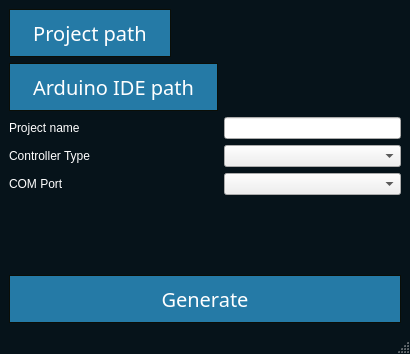
<?xml version="1.0" encoding="UTF-8"?>
<ui version="4.0">
 <class>MainWindow</class>
 <widget class="QMainWindow" name="MainWindow">
  <property name="geometry">
   <rect>
    <x>0</x>
    <y>0</y>
    <width>410</width>
    <height>354</height>
   </rect>
  </property>
  <property name="windowTitle">
   <string>MainWindow</string>
  </property>
  <property name="styleSheet">
   <string notr="true">QPushButton { 
box-shadow:inset 0px -3px 7px 0px #29bbff;
	background:linear-gradient(to bottom, #2dabf9 5%, #0688fa 100%);
	background-color:#257aa6;
	border-radius:0px;
	border:1px solid #0b0e07;
	display:inline-block;
	cursor:pointer;
	color:#ffffff;
	font-family:Arial Black;
	font-size:20px;
	padding:9px 23px;
	text-decoration:none;
	text-shadow:0px 1px 0px #263666;
}


QPushButton:hover {
	background-color:#257aa6;
}
QPushButton:active {
	position:relative;
	top:1px;
}
QMainWindow {
background-color: #06131a;
}
</string>
  </property>
  <widget class="QWidget" name="centralwidget">
   <layout class="QGridLayout" name="gridLayout">
    <item row="1" column="0">
     <widget class="QPushButton" name="pushButton_4">
      <property name="text">
       <string>Generate</string>
      </property>
     </widget>
    </item>
    <item row="0" column="0">
     <layout class="QFormLayout" name="formLayout">
      <item row="0" column="0">
       <widget class="QPushButton" name="pushButton">
        <property name="text">
         <string>Project path</string>
        </property>
       </widget>
      </item>
      <item row="1" column="0">
       <widget class="QPushButton" name="pushButton_2">
        <property name="text">
         <string>Arduino IDE path</string>
        </property>
       </widget>
      </item>
      <item row="2" column="0">
       <widget class="QLabel" name="projectNameLabel">
        <property name="styleSheet">
         <string notr="true">font: 87 18pt &quot;Arial Black&quot;;
color: rgb(255, 255, 255);</string>
        </property>
        <property name="text">
         <string>Project name</string>
        </property>
       </widget>
      </item>
      <item row="2" column="1">
       <widget class="QLineEdit" name="projectNameLineEdit"/>
      </item>
      <item row="3" column="0">
       <widget class="QLabel" name="controllerTypeLabel">
        <property name="styleSheet">
         <string notr="true">font: 87 18pt &quot;Arial Black&quot;;
color: rgb(255, 255, 255);</string>
        </property>
        <property name="text">
         <string>Controller Type</string>
        </property>
       </widget>
      </item>
      <item row="3" column="1">
       <widget class="QComboBox" name="controllerTypeComboBox"/>
      </item>
      <item row="4" column="0">
       <widget class="QLabel" name="cOMPortLabel">
        <property name="styleSheet">
         <string notr="true">font: 87 18pt &quot;Arial Black&quot;;
color: rgb(255, 255, 255);</string>
        </property>
        <property name="text">
         <string>COM Port</string>
        </property>
       </widget>
      </item>
      <item row="4" column="1">
       <widget class="QComboBox" name="cOMPortComboBox"/>
      </item>
     </layout>
    </item>
   </layout>
  </widget>
  <widget class="QStatusBar" name="statusbar"/>
 </widget>
 <resources/>
 <connections/>
</ui>
